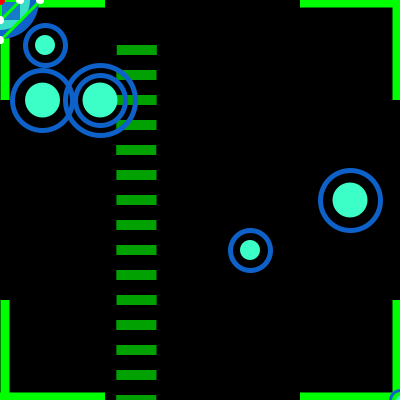
Frame 1 (no input)
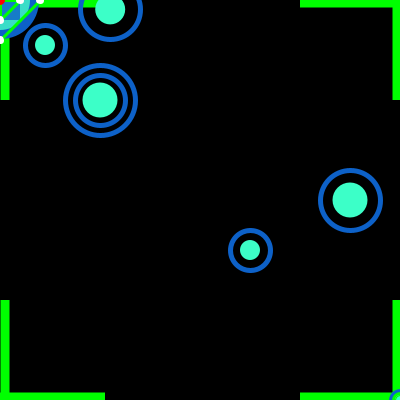
Frame 60 (the mouse pressed at the canvas centre just before this capture)
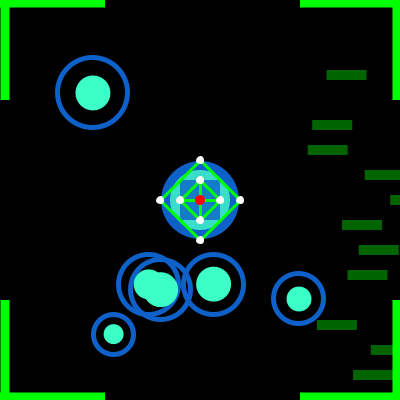
Frame 120 (the mouse held since frame 60 and released just before this capture)

The Processing sketch that drew these frames (run headless with seeded random() and noise(); from frame 60 on, the mouse is pressed at the canvas centre):

// Processing sketch: AO_13_The_Angry_Robot
// ── AO_13_The_Angry_Robot.pde
/*

AO-13 The Angry Robot 

By Thanapon Ponpadung

AO-13 is looking for electrons to eat. Can you help him?
Be careful though! Making him angry and he'll shock everything near him!

**press left mouse button to shoot lighting shock**

*/

void setup ()
{ 
  size(400,400);
  noCursor();
  ellipseMode(CENTER);
  rectMode(CENTER); 
}

void draw ()
{ 
  noCursor();
  frameRate(60);
  background(0);
  
  /////////////// Moving Background Particles ///////////////
  
  noStroke();
  fill(0,255,0,100);
  rect((140-(tan(frameCount*0.017)*200)),50,40,10);
  rect((140-(tan(frameCount*0.015)*200)),50,40,10);
  rect((140-(tan(frameCount*0.0195)*200)),75,40,10);
  rect((140-(tan(frameCount*0.0165)*200)),75,40,10);
  rect((140-(tan(frameCount*0.016)*200)),100,40,10);
  rect((140-(tan(frameCount*0.018)*200)),100,40,10);
  rect((140-(tan(frameCount*0.0198)*200)),125,40,10);
  rect((140-(tan(frameCount*0.0165)*200)),125,40,10);
  rect((140-(tan(frameCount*0.0178)*200)),150,40,10);
  rect((140-(tan(frameCount*0.0199)*200)),150,40,10);
  rect((140-(tan(frameCount*0.0188)*200)),175,40,10);
  rect((140-(tan(frameCount*0.0165)*200)),175,40,10);
  rect((140-(tan(frameCount*0.0184)*200)),200,40,10);
  rect((140-(tan(frameCount*0.0167)*200)),200,40,10);
  rect((140-(tan(frameCount*0.017)*200)),225,40,10);
  rect((140-(tan(frameCount*0.0192)*200)),225,40,10);
  rect((140-(tan(frameCount*0.0168)*200)),250,40,10);
  rect((140-(tan(frameCount*0.0189)*200)),250,40,10);
  rect((140-(tan(frameCount*0.017)*200)),275,40,10);
  rect((140-(tan(frameCount*0.0191)*200)),275,40,10);
  rect((140-(tan(frameCount*0.0162)*200)),300,40,10);
  rect((140-(tan(frameCount*0.0179)*200)),300,40,10);
  rect((140-(tan(frameCount*0.0197)*200)),325,40,10);
  rect((140-(tan(frameCount*0.017)*200)),325,40,10);
  rect((140-(tan(frameCount*0.0187)*200)),350,40,10);
  rect((140-(tan(frameCount*0.0168)*200)),350,40,10);
  rect((140-(tan(frameCount*0.017)*200)),375,40,10);
  rect((140-(tan(frameCount*0.019)*200)),375,40,10);
  rect((140-(tan(frameCount*0.01956)*200)),400,40,10);
  rect((140-(tan(frameCount*0.0178)*200)),400,40,10);
  
  /////////////// Frame vignette Effect ///////////////
  noStroke();
  fill(0,255,0);
  rect(5,0,200,15);
  rect(5,0,9,200);
  rect(5,400,200,15);
  rect(5,400,9,200);
  rect(400,0,200,15);
  rect(400,0,15,200);
  rect(400,400,200,15);
  rect(400,400,15,200);
 
  /////////////// Particle Highlight ///////////////
  /* Interactive particles
   number lower than 250 will appear on the left, higher on the right */
  
  strokeWeight(5);
  stroke(13,97,200);
  noFill();
  
  // Circling Particle 1
  ellipse(50-(sin(frameCount*0.03)*250),200-(cos(frameCount*0.03)*100),60,60);
  
  // Circling Particle 2
  ellipse(250-(sin(frameCount*0.02)*150),100-(cos(frameCount*0.02)*250),60,60);
    
  // Particle 1
  ellipse(200-(cos(mouseY*0.015)*100),200-(cos(mouseX*0.015)*100),50,50);
    
  // Particle 2
  ellipse(100-(sin(mouseY*0.015)*50),100-(sin(mouseX*0.015)*50),70,70);
    
  // Particle 3
  ellipse(350-(sin(mouseY*0.01)*150),200-(-sin(mouseX*0.005)*100),60,60);
  
   // Particle 4
  ellipse(250-(sin(mouseY*0.01)*150),250-(-sin(mouseX*0.005)*100),40,40);
  
   // Particle 5
  ellipse(45-(sin(mouseY*0.01)*150),45-(-sin(mouseX*0.005)*100),40,40);
    
  // Small Particle 1
  strokeWeight(3);
  circle(width-mouseX,height-mouseY,20);
  
  /////////////// Particle inner ///////////////
  
  // Circling Particle 1
  noStroke();
  fill(60,255,200);
  ellipse(50-(sin(frameCount*0.03)*250),200-(cos(frameCount*0.03)*100),35,35);
  
  // Circling Particle 2
  ellipse(250-(sin(frameCount*0.02)*150),100-(cos(frameCount*0.02)*250),30,30);
   
  // Particle 1
  ellipse(200-(cos(mouseY*0.015)*100),200-(cos(mouseX*0.015)*100),25,25);
   
  // Particle 2
  ellipse(100-(sin(mouseY*0.015)*50),100-(sin(mouseX*0.015)*50),35,35);
   
  // Particle 3
  ellipse(350-(sin(mouseY*0.01)*150),200-(-sin(mouseX*0.005)*100),35,35);
  
  // Particle 4
  ellipse(250-(sin(mouseY*0.01)*150),250-(-sin(mouseX*0.005)*100),20,20);
  
   // Particle 5
  ellipse(45-(sin(mouseY*0.01)*150),45-(-sin(mouseX*0.005)*100),20,20);
   
  // Small particle 1
  strokeWeight(1);
  stroke(0,255,0);
  fill(60,255,200);
  circle(width-mouseX,height-mouseY,10);

  /////////////// Character ///////////////
 
  // Bigger outer circle
  strokeWeight(3);
  stroke(13,97,200);
  fill(13,97,200,400);
  circle(mouseX,mouseY,75);

  // Outer circle
  strokeWeight(3);
  noStroke();
  fill(69,255,200,200);
  circle(mouseX,mouseY,60);
   
  // Inner square
  strokeWeight(1);
  noStroke();
  fill(13,97,200,200);
  rect(mouseX,mouseY,40,40);
  
  /////////////// Exoskeleton Parts ///////////////
  
  // Line 1
  strokeWeight(3);
  stroke(0,255,0);
  line(mouseX,mouseY-20,mouseX-20,mouseY);
  
  // Line 2
  line(mouseX-20,mouseY,mouseX,mouseY+20);
  
  // Line 3
  line(mouseX,mouseY-20,mouseX+20,mouseY);
  
  // Line 4
  line(mouseX+20,mouseY,mouseX,mouseY+20);
  
  // Line 5
  line(mouseX,mouseY-20,mouseX,mouseY);
  
  // Line 6
  line(mouseX-20,mouseY,mouseX,mouseY);
  
  // Line 7
  line(mouseX+20,mouseY,mouseX,mouseY);
  
  // Line 8
  line(mouseX,mouseY+20,mouseX,mouseY);
  
  // Line 1A to 1B
  line(mouseX,mouseY-40,mouseX-40,mouseY);
  
  // Line 1A to 1C
  line(mouseX,mouseY-40,mouseX+40,mouseY);
  
  // Line 1B to 1D
  line(mouseX-40,mouseY,mouseX,mouseY+40);
  
  // Line 1C to 1D
  line(mouseX+40,mouseY,mouseX,mouseY+40);
  
  // Dot A
  stroke(255,255,255);
  fill(255,255,255);
  circle(mouseX,mouseY-20,5);
  
  // Dot 1A
  circle(mouseX,mouseY-40,5);
  
  // Dot B
  stroke(255,255,255);
  fill(255,255,255);
  circle(mouseX-20,mouseY,5);
  
  // Dot 1B
  circle(mouseX-40,mouseY,5);
  
  // Dot C
  stroke(255,255,255);
  fill(255,255,255);
  circle(mouseX+20,mouseY,5);
  
  // Dot 1C
  circle(mouseX+40,mouseY,5);
  
  // Dot D
  stroke(255,255,255);
  fill(255,255,255);
  circle(mouseX,mouseY+20,5);
  
  // Dot 1D
  circle(mouseX,mouseY+40,5);
  
  
  // inner circle
  noStroke();
  fill(255,0,0);
  circle(mouseX,mouseY,10);

}

void mousePressed()

{
  
  // slow down framerate to make the event clearer to see
  frameRate(3);
  background(255);
  
  /////////////// Frame vignette Effect ///////////////
  noStroke();
  fill(255,0,0);
  rect(5,0,200,18);
  rect(5,0,11,200);
  rect(5,400,200,18);
  rect(5,400,11,200);
  rect(400,0,200,18);
  rect(400,0,18,200);
  rect(400,400,200,18);
  rect(400,400,18,200);
    
  /////////////// Draw lighting to particles ///////////////
   
  strokeWeight(3);
  stroke(255,0,0);
   
  // Circling particle 1
  line(mouseX,mouseY,50-(sin(frameCount*0.015)*250),200-(cos(frameCount*0.0150)*100));
  
  // circling particle 2
  line(mouseX,mouseY,250-(sin(frameCount*0.02)*150),100-(cos(frameCount*0.02)*250));
   
  // particle 1
  line(mouseX,mouseY,200-(cos(mouseY*0.015)*100),200-(cos(mouseX*0.015)*100));
   
  // particle 2
  line(mouseX,mouseY,100-(sin(mouseY*0.015)*50),100-(sin(mouseX*0.015)*50));
   
  // particle 3
  line(mouseX,mouseY,350-(sin(mouseY*0.01)*150),200-(-sin(mouseX*0.005)*100));
  
  // particle 4
  line(mouseX,mouseY,250-(sin(mouseY*0.01)*150),250-(-sin(mouseX*0.005)*100));
  
  // particle 5
  line(mouseX,mouseY,45-(sin(mouseY*0.01)*150),45-(-sin(mouseX*0.005)*100));
   
  // small particle 1
  line(mouseX,mouseY,width-mouseX,height-mouseY);
   
  /////////////// Drawing highlight on particles ///////////////
    
  // Circling Particle 1
  strokeWeight(5);
  stroke(255,0,0);
  fill(0);
  ellipse(50-(sin(frameCount*0.015)*250),200-(cos(frameCount*0.0150)*100),40,40);
  
  // Circling Particle 2
  ellipse(250-(sin(frameCount*0.02)*150),100-(cos(frameCount*0.02)*250),60,60);
    
  // Particle 1
  ellipse(200-(cos(mouseY*0.015)*100),200-(cos(mouseX*0.015)*100),50,50);
    
  // Particle 2
  ellipse(100-(sin(mouseY*0.015)*50),100-(sin(mouseX*0.015)*50),40,40);
    
  // particle 3
  ellipse(350-(sin(mouseY*0.01)*150),200-(-sin(mouseX*0.005)*100),40,40);
  
  // particle 4
  ellipse(250-(sin(mouseY*0.01)*150),250-(-sin(mouseX*0.005)*100),20,20);
 
  // particle 5
  ellipse(45-(sin(mouseY*0.01)*150),45-(-sin(mouseX*0.005)*100),40,40);
    
  // Small particle 1
  strokeWeight(3);
  circle(width-mouseX,height-mouseY,20);
  
  /////////////// Character ///////////////
   
  // bigger Outer circle
  noStroke();
  fill(0,0,0);
  circle(mouseX,mouseY,70);
 
  // Outer circle
  noStroke();
  fill(255,0,0);
  circle(mouseX,mouseY,60);
   
  // Inner square
  strokeWeight(1);
  noStroke();
  fill(255);
  rect(mouseX,mouseY,40,40);
  
   // Line 1
  strokeWeight(1);
  stroke(0);
  line(mouseX,mouseY-20,mouseX-20,mouseY);
  
  // Line 2
  stroke(0);
  line(mouseX-20,mouseY,mouseX,mouseY+20);
  
  // Line 3
  stroke(0);
  line(mouseX,mouseY-20,mouseX+20,mouseY);
  
  // Line 4
  stroke(0);
  line(mouseX+20,mouseY,mouseX,mouseY+20);
  
  // Line 5
  stroke(0);
  line(mouseX,mouseY-20,mouseX,mouseY);
  
  // Line 6
  stroke(0);
  line(mouseX-20,mouseY,mouseX,mouseY);
  
  // Line 7
  stroke(0);
  line(mouseX+20,mouseY,mouseX,mouseY);
  
  // Line 8
  stroke(0);
  line(mouseX,mouseY+20,mouseX,mouseY);
  
  // Line 2A to 2B
  strokeWeight(2);
  stroke(255,0,0);
  line(mouseX-40,mouseY-20,mouseX-20,mouseY-40);
  
  // Line 2A to B
  line(mouseX-40,mouseY-20,mouseX-20,mouseY);
  
  // Line 2B to A
  line(mouseX-20,mouseY-40,mouseX,mouseY-20);
  
  // 2C to A
  line(mouseX+20,mouseY-40,mouseX,mouseY-20);
  
  // 2D to C
  line(mouseX+40,mouseY-20,mouseX+20,mouseY);
  
  // 2C to 2D
  line(mouseX+20,mouseY-40,mouseX+40,mouseY-20);
  
  // 2E to B
  line(mouseX-40,mouseY+20,mouseX-20,mouseY);
  
  // 2F to D
  line(mouseX-20,mouseY+40,mouseX,mouseY+20);
  
  // 2E to 2F
  line(mouseX-40,mouseY+20,mouseX-20,mouseY+40);
  
  // 2H to D
  line(mouseX+20,mouseY+40,mouseX,mouseY+20);
  
  // 2G to C
  line(mouseX+40,mouseY+20,mouseX+20,mouseY);
  
  // 2G to 2H
  line(mouseX+40,mouseY+20,mouseX+20,mouseY+40);
  
    
  // Dot A
  stroke(0);
  fill(0);
  circle(mouseX,mouseY-20,5);
  
  // Dot B
  circle(mouseX-20,mouseY,5);
  
  // Dot C
  circle(mouseX+20,mouseY,5);
  
  // Dot D
  circle(mouseX,mouseY+20,5);
  
  // Dot 2A
    circle(mouseX-40,mouseY-20,5);
  
  // Dot 2B
   circle(mouseX-20,mouseY-40,5);
  
  // Dot 2C
   circle(mouseX+20,mouseY-40,5);
  
  // Dot 2D
   circle(mouseX+40,mouseY-20,5);
  
  // Dot 2E
   circle(mouseX-40,mouseY+20,5);
  
  // Dot 2F
   circle(mouseX-20,mouseY+40,5);
  
  // Dot 2G
   circle(mouseX+40,mouseY+20,5);
  
  // Dot 2H
  circle(mouseX+20,mouseY+40,5);
  
  // inner circle
  circle(mouseX,mouseY,10);
 
}
